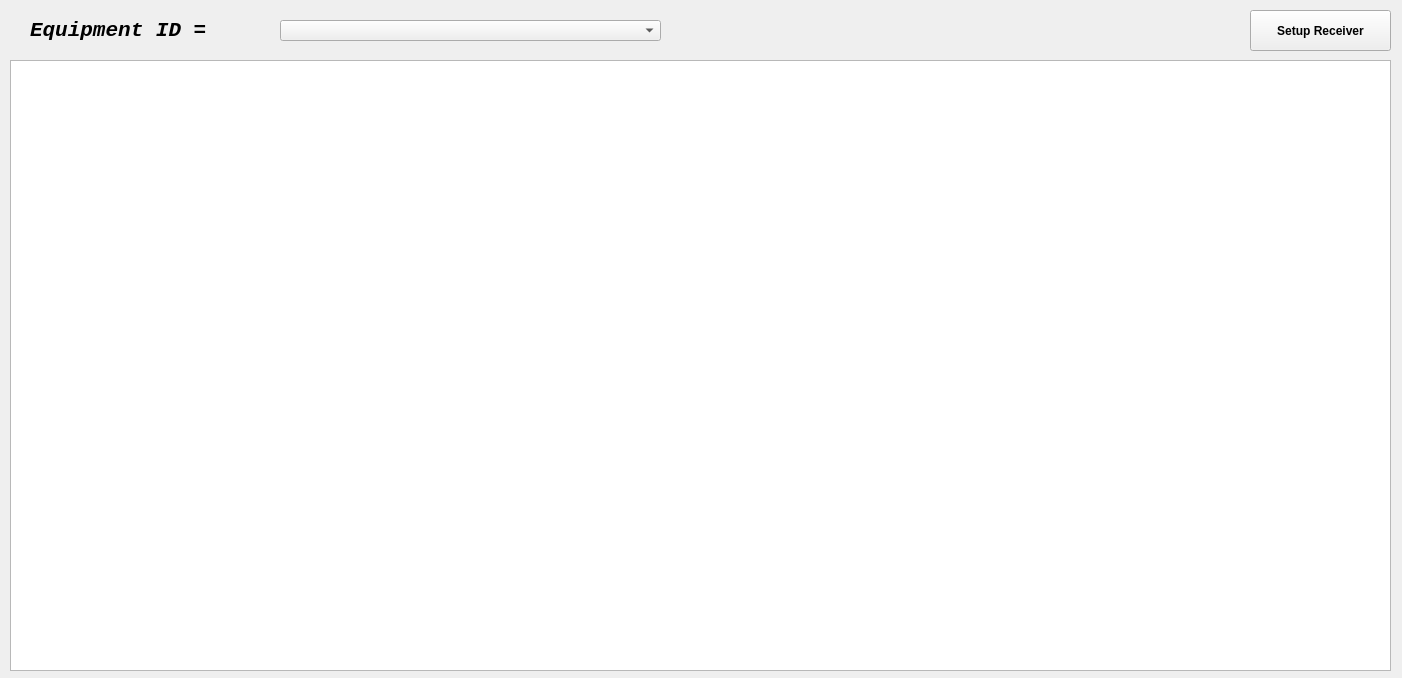
<?xml version="1.0" encoding="UTF-8"?>
<ui version="4.0">
 <class>Receiver</class>
 <widget class="QWidget" name="Receiver">
  <property name="geometry">
   <rect>
    <x>0</x>
    <y>0</y>
    <width>1402</width>
    <height>678</height>
   </rect>
  </property>
  <property name="font">
   <font>
    <bold>true</bold>
   </font>
  </property>
  <property name="windowTitle">
   <string>Form</string>
  </property>
  <widget class="QFrame" name="frame">
   <property name="geometry">
    <rect>
     <x>10</x>
     <y>10</y>
     <width>681</width>
     <height>41</height>
    </rect>
   </property>
   <property name="frameShape">
    <enum>QFrame::Shape::NoFrame</enum>
   </property>
   <widget class="QLabel" name="label">
    <property name="geometry">
     <rect>
      <x>20</x>
      <y>10</y>
      <width>241</width>
      <height>21</height>
     </rect>
    </property>
    <property name="font">
     <font>
      <family>Liberation Mono</family>
      <pointsize>16</pointsize>
      <italic>true</italic>
      <bold>true</bold>
     </font>
    </property>
    <property name="text">
     <string>Equipment ID = </string>
    </property>
   </widget>
   <widget class="QComboBox" name="equipmentSelector">
    <property name="geometry">
     <rect>
      <x>270</x>
      <y>10</y>
      <width>381</width>
      <height>21</height>
     </rect>
    </property>
   </widget>
  </widget>
  <widget class="QTreeView" name="treeView">
   <property name="geometry">
    <rect>
     <x>10</x>
     <y>60</y>
     <width>1381</width>
     <height>611</height>
    </rect>
   </property>
   <property name="font">
    <font>
     <pointsize>10</pointsize>
     <bold>true</bold>
    </font>
   </property>
   <property name="tabletTracking">
    <bool>true</bool>
   </property>
   <property name="alternatingRowColors">
    <bool>true</bool>
   </property>
  </widget>
  <widget class="QPushButton" name="setupReceiver">
   <property name="geometry">
    <rect>
     <x>1250</x>
     <y>10</y>
     <width>141</width>
     <height>41</height>
    </rect>
   </property>
   <property name="text">
    <string>Setup Receiver</string>
   </property>
  </widget>
 </widget>
 <resources/>
 <connections/>
</ui>
